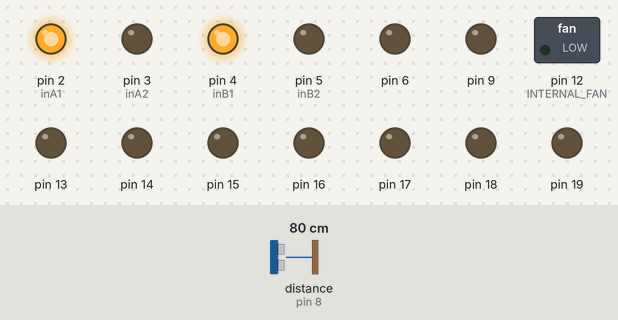
Bench run of a sketch on a simulated Arduino Uno, built with avr-gcc and run on an emulated ATmega328P. Shown: switched loads named in the sketch (green lamp = pin HIGH), output pins drawn as LEDs (lit = HIGH). Wiring (inferred from the names in the program): ultrasonic range finder: trigger pin 7; echo pin 8. Dashed ring = blinking. The inputs (shaded band) are chosen by the test bench; at power-on: distance to the obstacle (sensor on pin 8) 80 cm. The echo pulse lasts 58.3 µs per cm; pins used as bus, display or sensor lines are not drawn.

Above: at 3.2 s.
3.3 s: distance to the obstacle (sensor on pin 8) set to 46 cm
4.8 s: distance to the obstacle (sensor on pin 8) set to 39 cm
At 5.5 s:
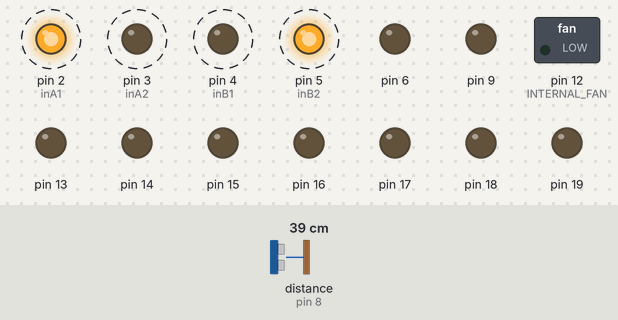
7.8 s: distance to the obstacle (sensor on pin 8) set to 60 cm
At 8.5 s:
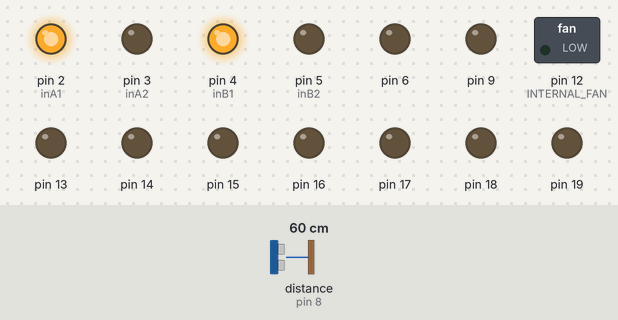
9.5 s: distance to the obstacle (sensor on pin 8) set to 2 cm
At 9.64 s:
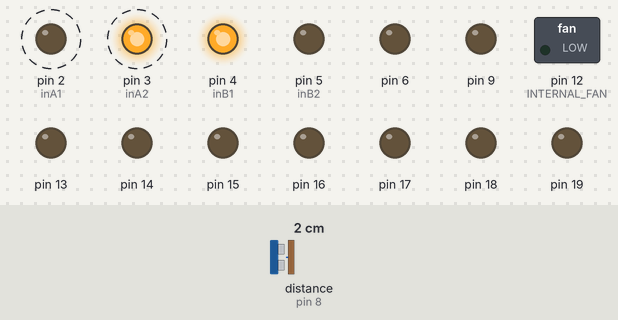
Timing chart, 0 to 13.5 s (numbered marks = the images above; inputs shaded):
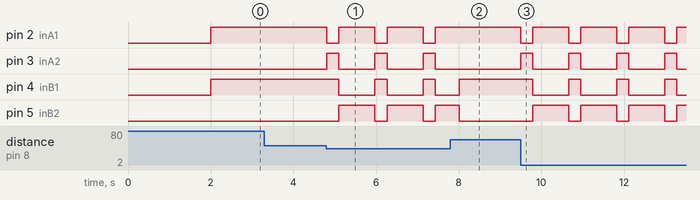

Measured:
- the behaviour switches between 42 and 41 cm on distance to the obstacle (sensor on pin 8) (found by bisection; images 0 and 1)
- after the input at 3.3 s, every drawn part: stays the same
- after the input at 4.8 s, pin 2 (inA1): alternates HIGH for 0.88 s and LOW for 0.29 s, starting at once; pin 3 (inA2): alternates HIGH for 0.29 s and LOW for 0.88 s, starting at once; pin 4 (inB1): alternates HIGH for 0.30 s and LOW for 0.87 s, starting after 0.30 s; pin 5 (inB2): alternates HIGH for 0.87 s and LOW for 0.30 s, starting after 0.30 s
- after the input at 7.8 s, pin 2 (inA1): stays HIGH (without the input it goes to LOW after 0.51 s); pin 3 (inA2): stays LOW (without the input it goes to HIGH after 0.51 s)
- after the input at 9.5 s, pin 2 (inA1): alternates HIGH for 0.87 s and LOW for 0.29 s, starting at once; pin 3 (inA2): alternates HIGH for 0.29 s and LOW for 0.87 s, starting at once; pin 4 (inB1): alternates HIGH for 0.29 s and LOW for 0.87 s, starting after 0.29 s; pin 5 (inB2): alternates HIGH for 0.87 s and LOW for 0.29 s, starting after 0.29 s

The sketch:

MultiFunction_BT_AUTO_CAR.ino
```cpp
#include <SoftwareSerial.h>

boolean enableControl = false;
boolean enableAutonomous = true;

const uint8_t TRIG = 7;
const uint8_t ECHO = 8;

int turningDelay = 290;
int minDist = 40;//minimum distance that the sensor should detect obstacle
const uint8_t inA1 = 2;
const uint8_t inA2 = 3;
const uint8_t inB1 = 4;
const uint8_t inB2 = 5;
const uint8_t INTERNAL_FAN = 12;

long breakTime = 5;//(min)How long will the bot rest?
long maxRunningTime = 5;//(min)How long will the bot run before rest?

long time;
long previousTime = 0;
int distance;

char DAT;
char AutoCMD = 'F'; //command for autoPiloting

SoftwareSerial HC06(10, 11);//Rx Tx

void setup() {
  Serial.begin(9600);
  ADCSRA &= ~(1 << 7);//Turn of ADC to save power

    //Turn all OUTPUTS to "Output" to save power
  for(uint8_t i = 0; i < 20; i++){
    if(i != ECHO)pinMode(i, OUTPUT);
  }

  if(enableControl){
    pinMode(10, INPUT);
    HC06.begin(9600);
  }

  bot_Move(false, false, false, false);
  delay(2000);
}

void loop() {
  if(enableControl){
    if (HC06.available() > 0){
      DAT = HC06.read();
    }

    switch(DAT){
        case 'A':
        //FORWARD     F      B      R      L
        if(!bot_Move(true, false, false, false))return;
        break;

        case 'B':
          if(!bot_Move(false, true, false, false))return;
          break;

        case 'C':
          if(!bot_Move(false, false, false, true))return;
          break;

        case 'D':
          if(!bot_Move(false, false, true, false))return;
          break;

        case 'z':
          if(!bot_Move(false, false, false, false))return;
          break;
      }

    while(AUTONOMOUS_ENABLE(AutoCMD)){
      goAutonomous(turningDelay);
    }
    return;
  }

  if(enableAutonomous){
    goAutonomous(turningDelay);
  }
}
//   FORWARD     F      B      R      L
//if(!bot_Move(true, false, false, false))return;
boolean bot_Move(bool FOR, bool BACK, bool RIGH, bool LEF){
  if(FOR){
    digitalWrite(inA1, HIGH);
    digitalWrite(inA2, LOW);
    digitalWrite(inB1, HIGH);
    digitalWrite(inB2, LOW);
    return true;
  }

  if(BACK){
    digitalWrite(inA1, LOW);
    digitalWrite(inA2, HIGH);
    digitalWrite(inB1, LOW);
    digitalWrite(inB2, HIGH);
    return true;
  }

  if(RIGH){
    digitalWrite(inA1, LOW);
    digitalWrite(inA2, HIGH);
    digitalWrite(inB1, HIGH);
    digitalWrite(inB2, LOW);
    return true;
  }

  if(LEF){
    digitalWrite(inA1, HIGH);
    digitalWrite(inA2, LOW);
    digitalWrite(inB1, LOW);
    digitalWrite(inB2, HIGH);
    return true;
  }

  else{
    digitalWrite(inA1, LOW);
    digitalWrite(inA2, LOW);
    digitalWrite(inB1, LOW);
    digitalWrite(inB2, LOW);
    return false;
  }
}

void restBot(long duration){
  while(!isTime(duration * 1000 * 60)){
    bot_Move(false, false, false, false);
    digitalWrite(INTERNAL_FAN, HIGH);
  }
  digitalWrite(INTERNAL_FAN, LOW);
  return;
}

void sendStatus(bool RANGE, bool ACTION){
  if(RANGE){
    HC06.println("GF");
  }

  if(ACTION){
    HC06.println("AO");
  }
}

void goAutonomous(int turnDelay){
  //go forward
  if(isTime(maxRunningTime * 1000 * 60)){
    restBot(breakTime);
    return;
  }

  if(!bot_Move(true, false, false, false))return;
  sendStatus(true, false);

  if(obstaclePresent(minDist)){ //If obstacle is in front
    sendStatus(false, true);
    if(!bot_Move(false, false, true, false))return; //turn right
    delay(turnDelay);

    if(obstaclePresent(minDist)){
      sendStatus(false, true);
      if(!bot_Move(false, false, false, true))return; //go around
      delay(turnDelay * 2);

      if(obstaclePresent(minDist)){
        sendStatus(false, true);
        if(!bot_Move(false, false, false, true))return;
        delay(turnDelay);
        return;
      }
      return;
    }
     return;
  }
}

boolean obstaclePresent(uint8_t minimumDist){
  //return one if obstacle is present
  int nowdist = getDistance();
  if(nowdist <= minimumDist)return true;
  else return false;
}

int getDistance(){
  digitalWrite(TRIG,LOW);
  delayMicroseconds(2);
  digitalWrite(TRIG,HIGH);
  delayMicroseconds(10);
  digitalWrite(TRIG,LOW);

  time = pulseIn(ECHO,HIGH);
  //distance=time*340/20000;

  // Calculating the distance
  distance = time * 0.034 / 2;
  return distance;
}

int AUTONOMOUS_ENABLE(char cmd){
  DAT = HC06.read();
  if(DAT == cmd)return 1;
  else return 0;
}

boolean isTime(long interval){
   unsigned long now = millis();
   if(now - previousTime > interval){
      previousTime = now;
      return true;
   }

   else{
      return false;
   }
}
```
